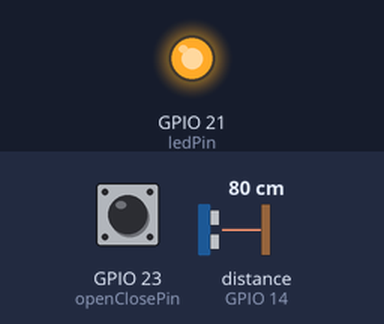
The program below on a simulated ESP32. Shown: output pins drawn as LEDs (lit = HIGH). Inputs (shaded band) come from the test bench; at power-on: GPIO 23 (openClosePin) HIGH, distance to the obstacle (sensor on GPIO 14) 80 cm. The echo pulse lasts 58.3 µs per cm; WiFi joins after 1.5 s; servers stay silent unless stated; storage starts empty; no MQTT or app messages arrive unless stated; not simulated (calls return 0 or success): secrets.h; names the files do not define were given values by the test bench: MQTT_PORT = 1883; pins used as bus, display or sensor lines are not drawn; what the program prints to the serial monitor is not drawn.

Above: at 0.1 s.
At 18.0 s:
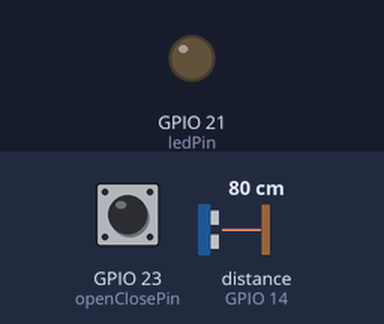
18.1 s: GPIO 23 (openClosePin) pulled LOW for 1.3 s
Timing chart, 0 to 21.1 s (numbered marks = the images above; inputs shaded):
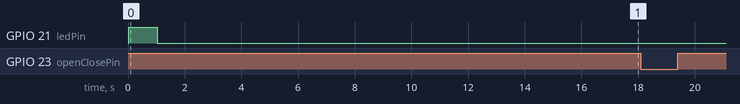

The program:

main.cpp
```cpp
#include <Arduino.h>
#include <WiFi.h>

// Rename secrets.h.example to secrets.h and update the settings
#include "secrets.h"
#include <AsyncMqttClient.h>

#include "LittleFS.h"
#define FORMAT_LITTLEFS_IF_FAILED true
char gateOpenedStatusFileName[] = "/gatestatus.txt";

// Copy secrets
char wifi_ssid[] = WIFI_SSID;
char wifi_password[] = WIFI_PASSWORD;
char mqtt_user[] = MQTT_USER;
char mqtt_password[] = MQTT_PASSWORD;

const int trigPin = 12;
const int echoPin = 14;
const int ledPin = 21;
const int openClosePin = 23;

// Control flag for sending gate status once per change
bool hasGateStatusChanged;
// If MQTT connection is not available for 60000 milliseconds, restart the ESP
const long MS_SINCE_MQTT_DISCONNECTED_THRESHOLD = 60000;
long lastReportSendTime;

// Timer frequencies
const long DISTANCE_MEASURE_REPORT_TIMER_FREQUENCY = 10000;
const long RECONNECT_TIMER_FREQUENCY = 2000;

//define sound speed in cm/microSec (343 m/s)
#define SOUND_SPEED 0.0343

AsyncMqttClient mqttClient;

TimerHandle_t mqttReconnectTimer;
TimerHandle_t wifiReconnectTimer;
TimerHandle_t distanceMeasureReportTimer;

/************************************/
/*     Open-close event handlers    */
/************************************/
void IRAM_ATTR gateStatusChangedHandler()
{
  hasGateStatusChanged = true;
}

/************************************/
/*      MQTT event handlers         */
/************************************/
void onMqttConnect(bool sessionPresent)
{
  Serial.println("Connected to MQTT.");
  xTimerStart(distanceMeasureReportTimer, 0);
}

void onMqttDisconnect(AsyncMqttClientDisconnectReason reason)
{
  Serial.println("Disconnected from MQTT.");
  xTimerStop(distanceMeasureReportTimer, 0);
  if (WiFi.isConnected())
  {
    xTimerStart(mqttReconnectTimer, 0);
  }
}

void connectToMqtt()
{
  Serial.println("Connecting to MQTT...");
  mqttClient.connect();
}

/************************************/
/*      Wifi event handlers         */
/************************************/
void connectToWifi()
{
  Serial.println("Connecting to Wi-Fi...");
  WiFi.begin(wifi_ssid, wifi_password);
}

void wiFiEventHandler(WiFiEvent_t event)
{
  Serial.printf("[WiFi-event] event: %d\n", event);
  switch (event)
  {
  case SYSTEM_EVENT_STA_GOT_IP:
    Serial.println("WiFi connected");
    connectToMqtt();
    break;
  case SYSTEM_EVENT_STA_DISCONNECTED:
    Serial.println("WiFi lost connection");
    xTimerStop(mqttReconnectTimer, 0); // ensure we don't reconnect to MQTT while reconnecting to Wi-Fi
    xTimerStart(wifiReconnectTimer, 0);
    break;
  default:
    break;
  }
}

/************************************************/
/*    Distance measure and publication handler  */
/************************************************/
void measureAndReportDistance()
{
  // Clears the trigPin
  digitalWrite(trigPin, LOW);
  delayMicroseconds(2);
  // Sets the trigPin on HIGH state for 10 micro seconds
  digitalWrite(trigPin, HIGH);
  delayMicroseconds(10);
  digitalWrite(trigPin, LOW);

  // Reads the echoPin, returns the sound wave travel time in microseconds
  long duration = pulseIn(echoPin, HIGH);
  // Calculate the distance
  float distanceInCm = duration * SOUND_SPEED / 2;

  // publish the distance on MQTT
  Serial.printf("Distance: %f cm\n", distanceInCm);

  size_t bufSize = snprintf(NULL, 0, "{ \"distanceInCm\": %3.2f }", distanceInCm);
  char *payload = (char *)malloc(bufSize + 1);
  sprintf(payload, "{ \"distanceInCm\": %3.2f }", distanceInCm);
  mqttClient.publish("garage/distance", 0, true, payload);
  free(payload);
}

/************************************************/
/*              File I/O handlers               */
/************************************************/

String readFileContent(const char *path)
{
  File file = LittleFS.open(path);
  if (!file || file.isDirectory())
  {
    Serial.println("- failed to open file for reading");
    return "";
  }
  String fileContent = file.readString();
  file.close();

  return fileContent;
}

bool writeFile(const char *path, const char *message)
{
  File file = LittleFS.open(path, FILE_WRITE);
  if (!file)
  {
    Serial.println("- failed to open file for writing");
    return false;
  }
  if (!file.print(message))
  {
    Serial.println("- write failed");
    return false;
  }

  file.close();

  return true;
}

/************************************/
/*             Setup                */
/************************************/
void setup()
{
  Serial.begin(115200);
  pinMode(trigPin, OUTPUT);
  pinMode(echoPin, INPUT);
  pinMode(ledPin, OUTPUT);
  pinMode(openClosePin, INPUT_PULLUP);

  LittleFS.begin(FORMAT_LITTLEFS_IF_FAILED);
  lastReportSendTime = millis();

  // Read the current open/close status
  String isGateOpened = digitalRead(openClosePin) > 0 ? "true" : "false";
  String storedGateOpenedStatusInFile = readFileContent(gateOpenedStatusFileName);
  Serial.printf("Stored gate opened status:%s\n", storedGateOpenedStatusInFile);
  if (storedGateOpenedStatusInFile != isGateOpened)
  {
    hasGateStatusChanged = true;
  }

  // Subscribe to pin value changes
  attachInterrupt(openClosePin, gateStatusChangedHandler, CHANGE);

  mqttReconnectTimer = xTimerCreate("mqttTimer", pdMS_TO_TICKS(RECONNECT_TIMER_FREQUENCY), pdFALSE, (void *)0, reinterpret_cast<TimerCallbackFunction_t>(connectToMqtt));
  wifiReconnectTimer = xTimerCreate("wifiTimer", pdMS_TO_TICKS(RECONNECT_TIMER_FREQUENCY), pdFALSE, (void *)0, reinterpret_cast<TimerCallbackFunction_t>(connectToWifi));
  distanceMeasureReportTimer = xTimerCreate("distanceMeasureReportTimer", pdMS_TO_TICKS(DISTANCE_MEASURE_REPORT_TIMER_FREQUENCY), pdTRUE, (void *)0, reinterpret_cast<TimerCallbackFunction_t>(measureAndReportDistance));

  WiFi.onEvent(wiFiEventHandler);

  mqttClient.onConnect(onMqttConnect);
  mqttClient.onDisconnect(onMqttDisconnect);
  mqttClient.setServer(MQTT_HOST, MQTT_PORT);
  mqttClient.setCredentials(mqtt_user, mqtt_password);

  connectToWifi();
}

/************************************/
/*           Main loop              */
/************************************/
void loop()
{
  // Status LED blinks if MQTT is not connected
  if (!mqttClient.connected())
  {
    digitalWrite(ledPin, HIGH);
    delay(1000);
    digitalWrite(ledPin, LOW);
    delay(1000);

    if (millis() - lastReportSendTime > MS_SINCE_MQTT_DISCONNECTED_THRESHOLD)
    {
      ESP.restart();
    }
  }
  else
  {
    lastReportSendTime = millis();

    // Publish gate status change message
    if (hasGateStatusChanged)
    {
      String isGateOpened = digitalRead(openClosePin) > 0 ? "true" : "false";
      Serial.println(isGateOpened == "true" ? "Gate is opening." : "Gate is closed.");

      writeFile(gateOpenedStatusFileName, isGateOpened.c_str());

      size_t bufSize = snprintf(NULL, 0, "{ \"opened\": %s }", isGateOpened);
      char *payload = (char *)malloc(bufSize + 1);
      sprintf(payload, "{ \"opened\": %s }", isGateOpened);
      mqttClient.publish("garage/gateStatus", 0, true, payload);
      hasGateStatusChanged = false;
      free(payload);
    }

    delay(1000);
  }
}
```

Measured:
- after the input at 18.1 s, every drawn part: stays the same
